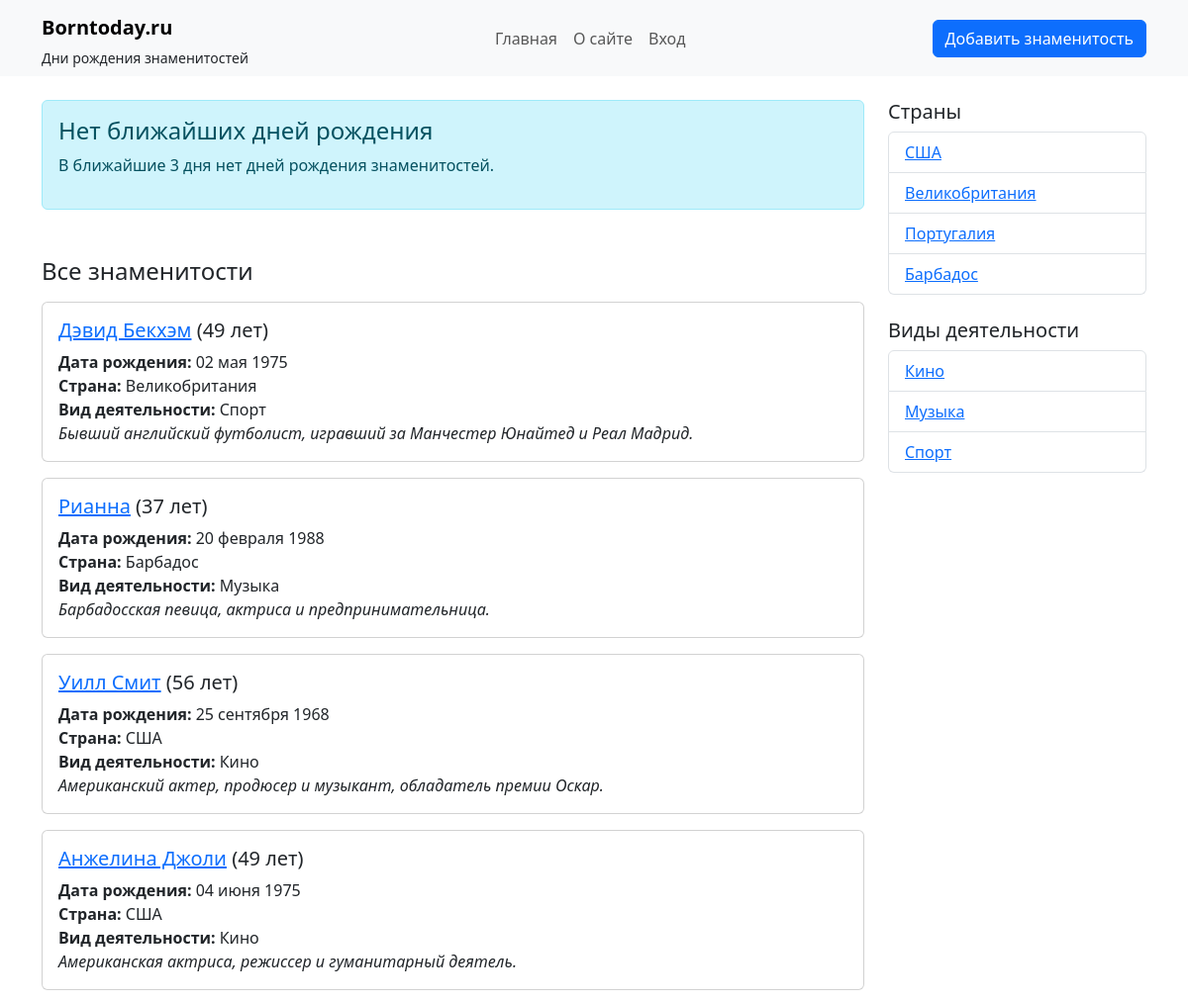
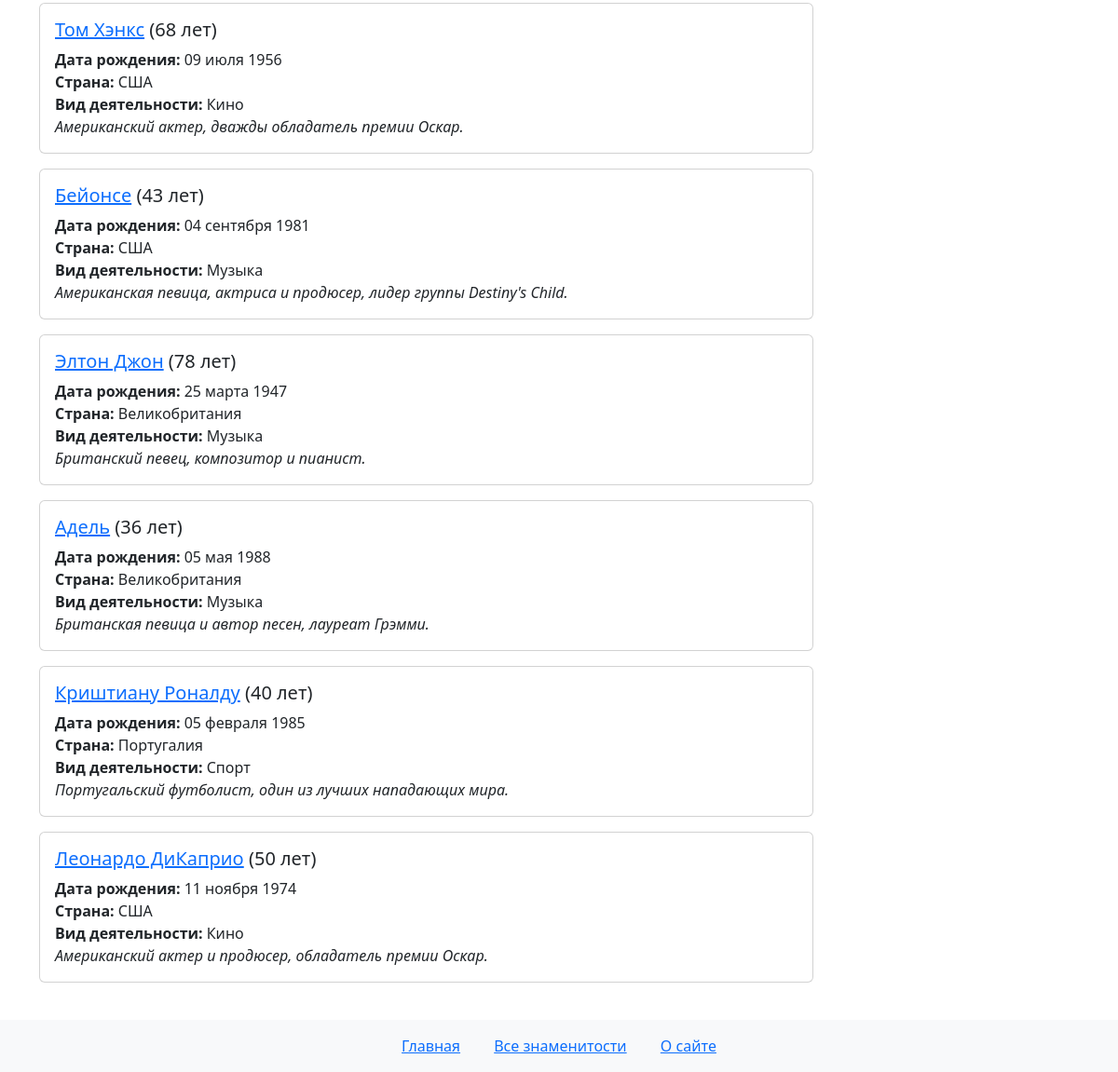
The page / on the database its author committed (2 pictures, top to bottom).
### star/models.py (models this page shows, shortened)
class Star(models.Model):
    name = models.CharField(max_length=100, verbose_name="Имя")  # Имя звезды
    slug = models.SlugField(max_length=255, unique=True, db_index=True, verbose_name="URL")
    country = models.ForeignKey(Country, on_delete=models.CASCADE, related_name='stars', verbose_name="Страна")
    categories = models.ManyToManyField(Category, related_name='stars', verbose_name="Категории")
    birth_date = models.DateField(verbose_name="Дата рождения")  # Дата рождения
    content = models.TextField(verbose_name="Описание")  # Описание звезды
    photo = models.ImageField(upload_to='photos/%Y/%m/%d/', blank=True, null=True, verbose_name="Фотография")
    is_published = models.BooleanField(default=True, verbose_name="Опубликовано")  # Флаг публикации
    time_create = models.DateTimeField(auto_now_add=True,
                                          verbose_name="Время создания")  # Дата создания (автоматически)
    time_update = models.DateTimeField(auto_now=True, verbose_name="Время изменения")
    def get_age(self):
        today = date.today()
        age = today.year - self.birth_date.year
        if (today.month, today.day) < (self.birth_date.month, self.birth_date.day):
            age -= 1
        return age
    class Meta:
        verbose_name = 'Знаменитость'
        verbose_name_plural = 'Знаменитости'
        ordering = ['-time_create']  # Сортировка по убыванию времени создания
        indexes = [
            models.Index(fields=['-time_create']),  # Индекс для повышения производительности
        ]

class Country(models.Model):
   name = models.CharField(max_length=100)  # Название страны
   slug = models.SlugField(max_length=255, unique=True, blank=True, db_index=True, verbose_name="URL")

class Category(models.Model):
   title = models.CharField(max_length=100)  # Название категории
   slug = models.SlugField(max_length=255, unique=True, blank=True, db_index=True, verbose_name="URL")

### star/views.py (the view)
# urls.py: path('', views.index, name='star_index'),  # Главная страница
def index(request):
    all_stars = Star.objects.filter(is_published=True)
    today = date.today()
    tomorrow = today + timedelta(days=1)
    day_after_tomorrow = today + timedelta(days=2)
    today_stars = []
    tomorrow_stars = []
    day_after_tomorrow_stars = []
    for star in all_stars:
        if star.birth_date.month == today.month and star.birth_date.day == today.day:
            today_stars.append(star)
        elif star.birth_date.month == tomorrow.month and star.birth_date.day == tomorrow.day:
            tomorrow_stars.append(star)
        elif star.birth_date.month == day_after_tomorrow.month and star.birth_date.day == day_after_tomorrow.day:
            day_after_tomorrow_stars.append(star)
    countries = Country.objects.all()
    categories = Category.objects.all()
    context = {
        'stars': all_stars,
        'today_stars': today_stars,
        'tomorrow_stars': tomorrow_stars,
        'day_after_tomorrow_stars': day_after_tomorrow_stars,
        'today_date': today,
        'tomorrow_date': tomorrow,
        'day_after_tomorrow_date': day_after_tomorrow,
        'star_countries': countries,
        'star_categories': categories,
        'title': 'Дни рождения звезд'
    }
    return render(request, 'star/index.html', context)

### star/templates/star/index.html (shortened to what this page needs)
{% extends 'star/base.html' %}
{% block content %}
{% if today_stars %}
  <h4 class="mb-3">Сегодня день рождения у:</h4>
  {% for star in today_stars %}
    <div class="card mb-3 border-success">
      <div class="card-body">
        <h5 class="card-title">
          <a href="{% url 'star_detail' star.slug %}">{{ star.name }}</a> ({{star.get_age}} лет)
        </h5>
        <p class="card-text">
          <strong>Дата рождения:</strong> {{ star.birth_date|date:"d E Y" }}<br>
          <strong>Страна:</strong> {{ star.country.name }}<br>
          <strong>Вид деятельности:</strong>
          {% for category in star.categories.all %}
            {{ category.title }}{% if not forloop.last %}, {% endif %}
          {% endfor %}<br>
          <em>{{ star.content }}</em>
        </p>
      </div>
    </div>
  {% endfor %}
{% else %}
  <div class="alert alert-info mb-4">
    <h4 class="alert-heading">Нет ближайших дней рождения</h4>
    <p>В ближайшие 3 дня нет дней рождения знаменитостей.</p>
  </div>
{% endif %}
<h4 class="mt-5 mb-3">Все знаменитости</h4>
{% for star in stars %}
  <div class="card mb-3">
    <div class="card-body">
      <h5 class="card-title">
        <a href="{% url 'star_detail' star.slug %}">{{star.name}}</a> ({{star.get_age}} лет)
      </h5>
      <p class="card-text">
        <strong>Дата рождения:</strong> {{ star.birth_date|date:"d E Y" }}<br>
        <strong>Страна:</strong> {{ star.country.name }}<br>
        <strong>Вид деятельности:</strong>
        {% for category in star.categories.all %}
          {{ category.title }}{% if not forloop.last %}, {% endif %}
        {% endfor %}<br>
        <em>{{ star.content }}</em>
      </p>
    </div>
  </div>
{% empty %}
  <p>Нет знаменитостей в базе данных.</p>
{% endfor %}
{% endblock %}

### star/templates/star/base.html (shortened to what this page needs)
{% load static %}
<!DOCTYPE html>
<html lang="ru">
<head>
  <link rel="stylesheet" href="https://cdn.jsdelivr.net/npm/bootstrap@5.3.0/dist/css/bootstrap.min.css">
</head>
<body>
{% include 'star/header.html' %}
<main class="container my-4">
  <div class="row">
    <div class="col-md-9">
      {% block content %}{% endblock %}
    </div>
    {% include 'star/sidebar.html' %}
  </div>
</main>
{% include 'star/footer.html' %}
</body>
</html>

### star/templates/star/header.html (shortened to what this page needs)
<nav class="navbar navbar-expand-lg navbar-light bg-light">
  <div class="container">
    <div class="d-flex flex-column">
      <a class="navbar-brand fw-bold" href="{% url 'star_index' %}">Borntoday.ru</a>
      <span class="small">Дни рождения знаменитостей</span>
    </div>
    <div class="collapse navbar-collapse justify-content-center" id="mainMenu">
      <ul class="navbar-nav">
        <li class="nav-item">
          <a class="nav-link" href="{% url 'star_index' %}">Главная</a>
        </li>
        <li class="nav-item">
          <a class="nav-link" href="{% url 'about' %}">О сайте</a>
        </li>
        <li class="nav-item">
          <a class="nav-link" href="{% url 'admin:index' %}">Вход</a>
        </li>
      </ul>
    </div>
    <div>
      <a class="btn btn-primary" href="{% url 'add_star' %}">Добавить знаменитость</a>
    </div>
  </div>
</nav>

### star/templates/star/sidebar.html
<div class="col-md-3">
 <h5>Страны</h5>
 <ul class="list-group mb-4">
   {% for country in star_countries %}
   <li class="list-group-item">
     <a href="{% url 'stars_by_country' country.slug %}">{{country.name}}</a>
   </li>
   {% endfor %}
 </ul>
 <h5>Виды деятельности</h5>
 <ul class="list-group">
   {% for cat in star_categories %}
   <li class="list-group-item">
     <a href="{% url 'stars_by_category' cat.slug %}">{{ cat.title }}</a>
   </li>
   {% endfor %}
 </ul>
</div>

### star/templates/star/footer.html
<footer class="bg-light py-3 mt-4">
  <div class="container">
    <div class="row">
      <div class="col text-center">
        <a href="{% url 'star_index' %}" class="mx-3">Главная</a>
        <a href="{% url 'star_index' %}" class="mx-3">Все знаменитости</a>
        <a href="{% url 'about' %}" class="mx-3">О сайте</a>
      </div>
    </div>
  </div>
</footer>

### rows shown on the page
Star: name "Дэвид Бекхэм", get_age "49", birth_date "02 мая 1975", country.name "Великобритания", content "Бывший английский футболист, игравший за Манчестер Юнайтед и Реал Мадрид."
Category: title "Спорт"
Star: name "Рианна", get_age "37", birth_date "20 февраля 1988", country.name "Барбадос", content "Барбадосская певица, актриса и предпринимательница."
Category: title "Музыка"
Star: name "Уилл Смит", get_age "56", birth_date "25 сентября 1968", country.name "США", content "Американский актер, продюсер и музыкант, обладатель премии Оскар."
Category: title "Кино"
Star: name "Анжелина Джоли", get_age "49", birth_date "04 июня 1975", country.name "США", content "Американская актриса, режиссер и гуманитарный деятель."
Star: name "Том Хэнкс", get_age "68", birth_date "09 июля 1956", country.name "США", content "Американский актер, дважды обладатель премии Оскар."
Star: name "Бейонсе", get_age "43", birth_date "04 сентября 1981", country.name "США", content "Американская певица, актриса и продюсер, лидер группы Destiny's Child."
Star: name "Элтон Джон", get_age "78", birth_date "25 марта 1947", country.name "Великобритания", content "Британский певец, композитор и пианист."
Star: name "Адель", get_age "36", birth_date "05 мая 1988", country.name "Великобритания", content "Британская певица и автор песен, лауреат Грэмми."
Star: name "Криштиану Роналду", get_age "40", birth_date "05 февраля 1985", country.name "Португалия", content "Португальский футболист, один из лучших нападающих мира."
Star: name "Леонардо ДиКаприо", get_age "50", birth_date "11 ноября 1974", country.name "США", content "Американский актер и продюсер, обладатель премии Оскар."
Country: name "США"
Country: name "Великобритания"
Country: name "Португалия"
Country: name "Барбадос"
